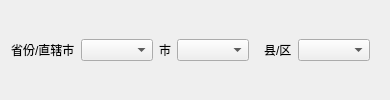
               <widget class="QWidget" name="widgetProvince" native="true">
                <layout class="QHBoxLayout" name="horizontalLayout_7">
                 <item>
                  <widget class="QLabel" name="label_5">
                   <property name="text">
                    <string>省份/直辖市</string>
                   </property>
                  </widget>
                 </item>
                 <item>
                  <widget class="QComboBox" name="comboProvince"/>
                 </item>
                 <item>
                  <widget class="QLabel" name="label_6">
                   <property name="text">
                    <string>市</string>
                   </property>
                  </widget>
                 </item>
                 <item>
                  <widget class="QComboBox" name="comboCity"/>
                 </item>
                 <item>
                  <widget class="QWidget" name="widgetCounty" native="true">
                   <layout class="QHBoxLayout" name="horizontalLayout_9">
                    <item>
                     <widget class="QLabel" name="label_7">
                      <property name="text">
                       <string>县/区</string>
                      </property>
                     </widget>
                    </item>
                    <item>
                     <widget class="QComboBox" name="comboCounty"/>
                    </item>
                   </layout>
                  </widget>
                 </item>
                </layout>
               </widget>
